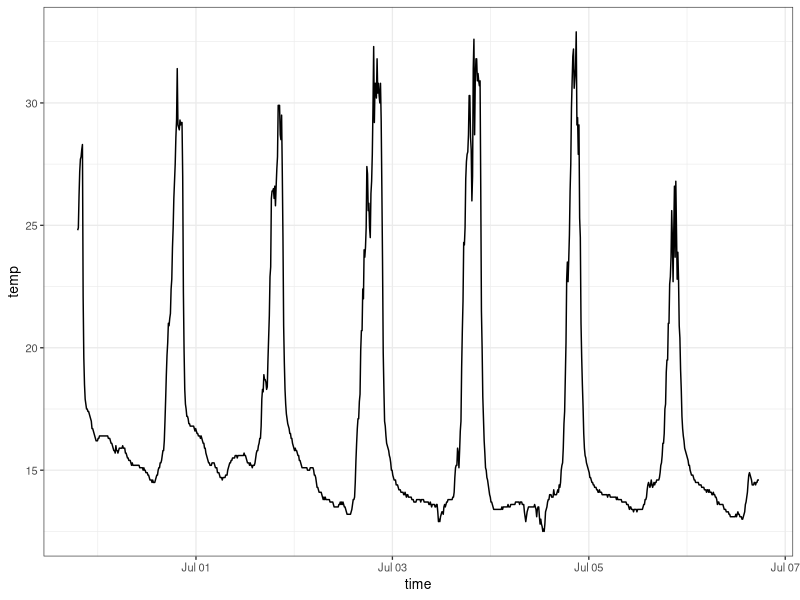
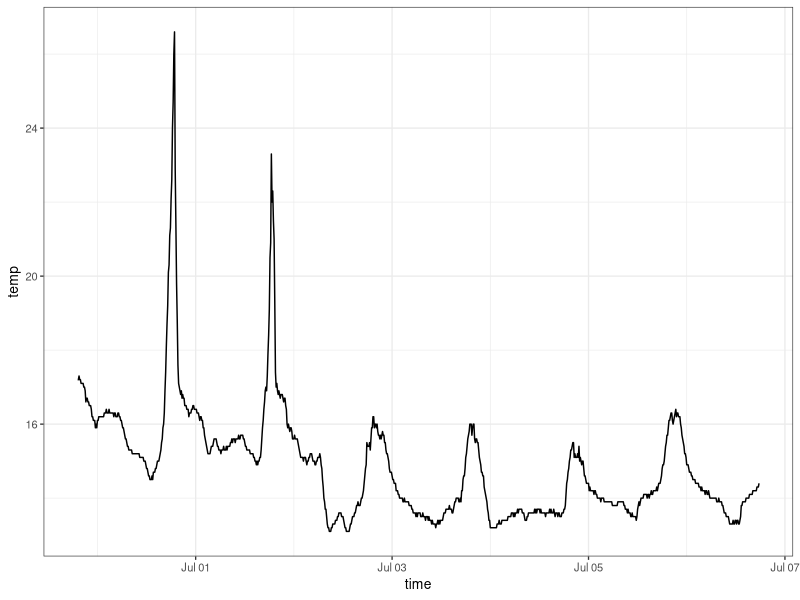
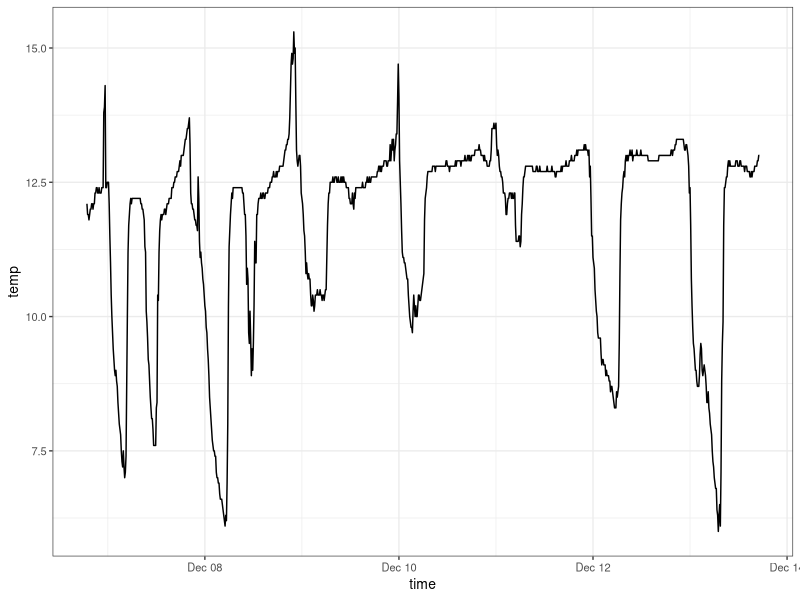
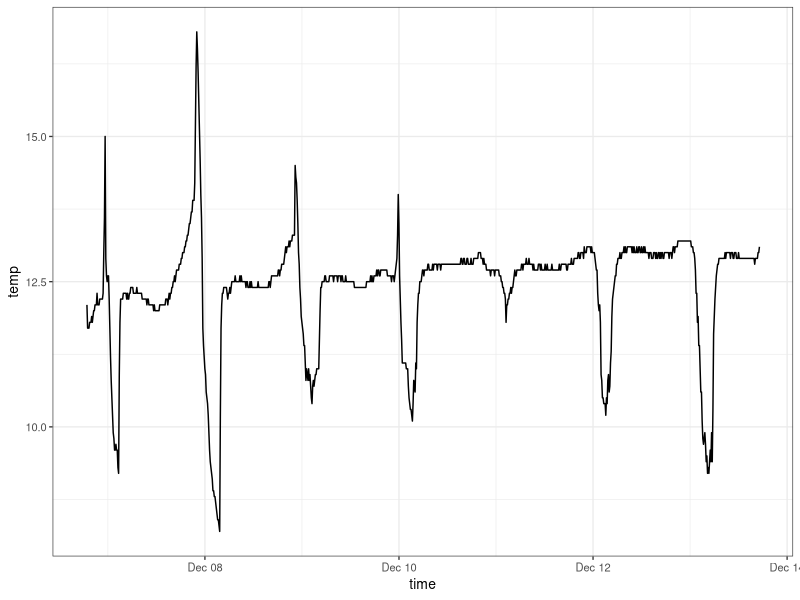
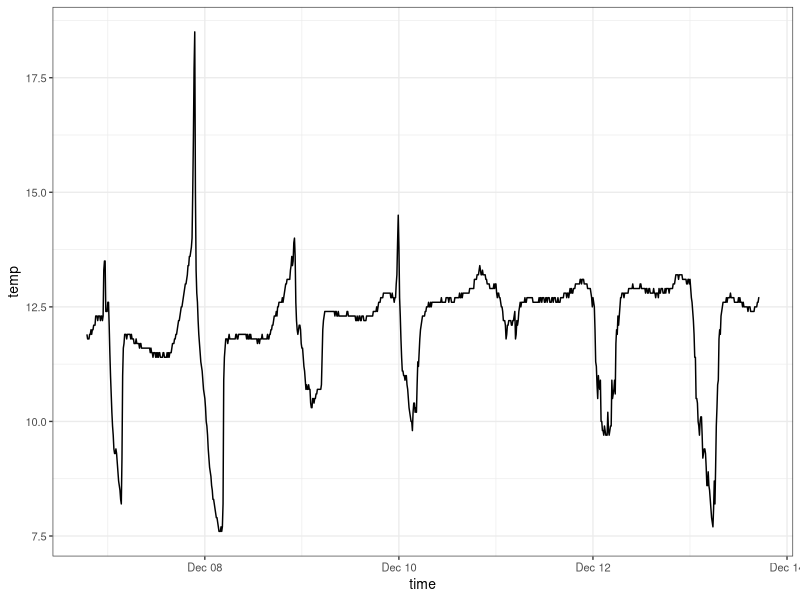
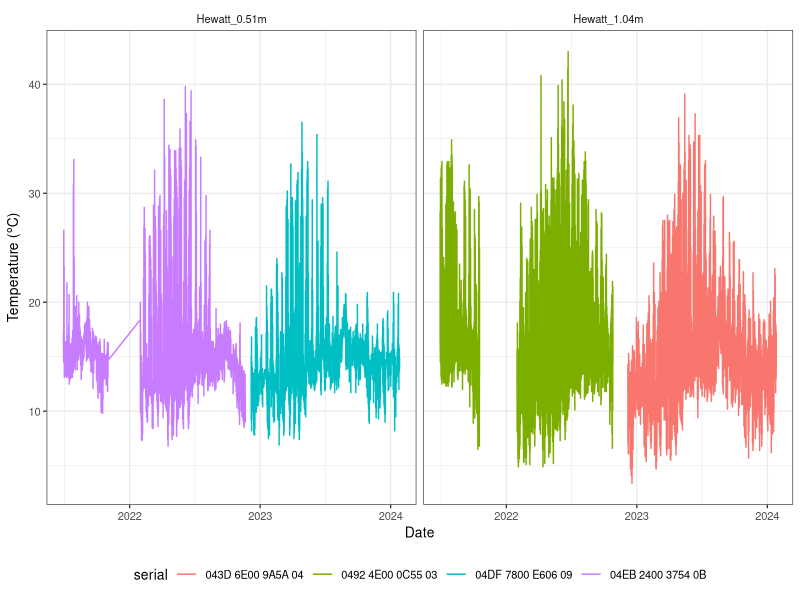
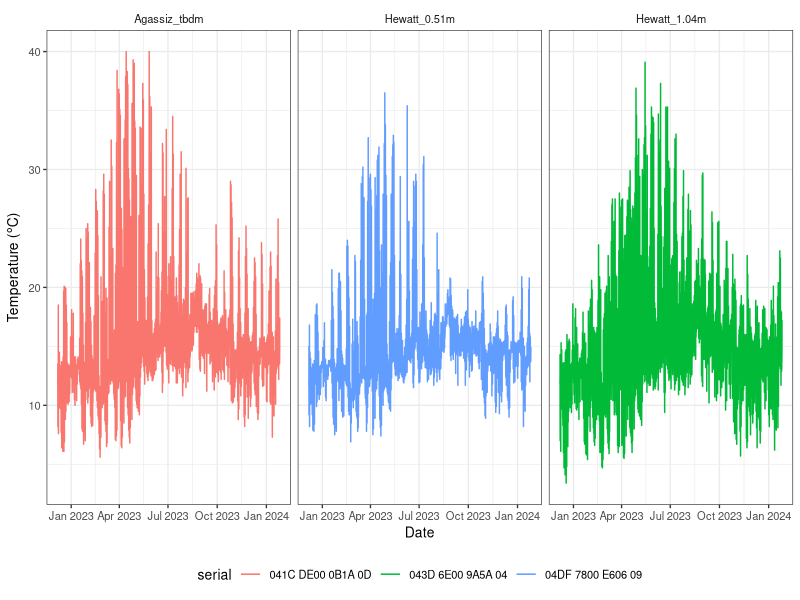
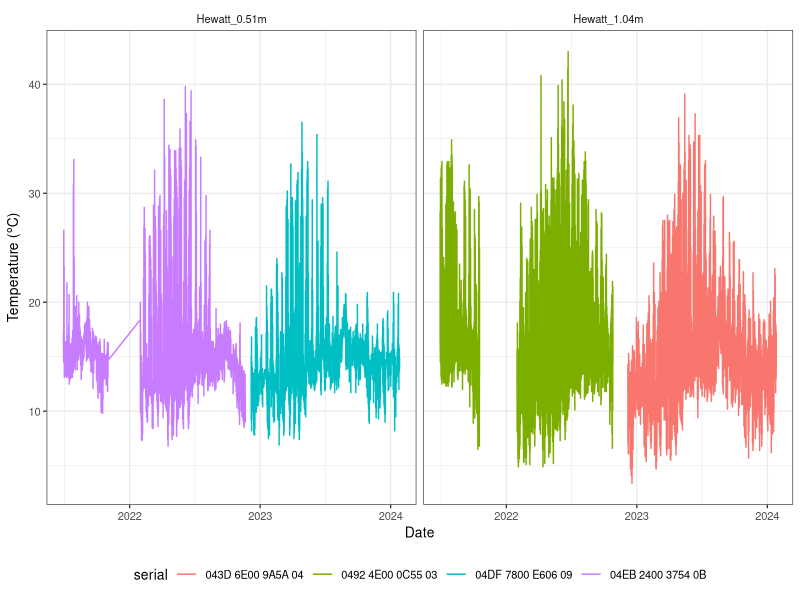

Write the R code that produced these figures, in order.
################################################################################
##' @title Compile raw Hewatt temperature data
##' @author Robin Elahi
##' @date 2023-04-28
##' @log 
##' 2024-03-03: added new file
################################################################################

#### PACKAGES, DATA ####
library(here)
library(tidyverse)
library(lubridate)

theme_set(theme_bw(base_size = 10) + 
            theme(#panel.grid = element_blank(), 
                  strip.background = element_blank()))

# Hewatt high zone - 2021 logger
d1 <- read_csv("data_output/envlogger_04924E000C5503.csv") %>% 
  mutate(site = "Hewatt", 
         elev_m = "1.04",
         name = paste(site, "_", elev_m, "m", sep = ""))
d1 %>% 
  head(n = 1000) %>% 
  ggplot(aes(time, temp)) + 
  geom_line()

# Hewatt mid zone - 2021 logger
d2 <- read_csv("data_output/envlogger_04EB240037540B.csv") %>% 
  mutate(site = "Hewatt", 
         elev_m = "0.51",
         name = paste(site, "_", elev_m, "m", sep = ""))
d2 %>% 
  head(n = 1000) %>% 
  ggplot(aes(time, temp)) + 
  geom_line()

# Hewatt high zone - 2022 logger
d3 <- read_csv("data_output/envlogger_043D6E009A5A04.csv") %>% 
  mutate(site = "Hewatt", 
         elev_m = "1.04",
         name = paste(site, "_", elev_m, "m", sep = ""))
d3 %>% 
  head(n = 1000) %>% 
  ggplot(aes(time, temp)) + 
  geom_line()

# Hewatt mid zone - 2022 logger
d4 <- read_csv("data_output/envlogger_04DF7800E60609.csv") %>% 
  mutate(site = "Hewatt", 
         elev_m = "0.51",
         name = paste(site, "_", elev_m, "m", sep = ""))
d4 %>% 
  head(n = 1000) %>% 
  ggplot(aes(time, temp)) + 
  geom_line()

# Agassiz beach - 2022 logger
d5 <- read_csv("data_output/envlogger_041CDE000B1A0D.csv") %>% 
  mutate(site = "Agassiz", 
         elev_m = "tbd",
         name = paste(site, "_", elev_m, "m", sep = ""))
d5 %>% 
  head(n = 1000) %>% 
  ggplot(aes(time, temp)) + 
  geom_line()

# Combine
d <- rbind(d1, d3, d2, d4, d5)

# Lubridate
d <- d %>% 
  mutate(date = date(time), 
         year = year(time), 
         month = month(time), 
         week = week(time), 
         jday = yday(time))

write.csv(d, "data_output/intertidal_hms_env_raw.csv")

#### Time-series plot of raw data ####

# Plot raw data - Hewatt
d %>% 
  filter(site != "Agassiz") %>% 
  ggplot(aes(time, temp, color = serial)) + 
  geom_line(alpha = 1) +
  ylab(expression(paste("Temperature (", degree, "C)"))) + 
  xlab("Date") +
  theme(legend.position = "bottom") +
  facet_wrap(~ name) 

ggsave(here("figs", "hewatt_env_raw.pdf"), 
       height = 3.5, width = 7)


# Plot raw data - 2nd set of loggers
d %>% 
  filter(date > "2022-12-01") %>% 
  ggplot(aes(time, temp, color = serial)) + 
  geom_line(alpha = 1) +
  ylab(expression(paste("Temperature (", degree, "C)"))) + 
  xlab("Date") +
  theme(legend.position = "bottom") +
  facet_wrap(~ name) 

ggsave(here("figs", "intertidal_hms_env_raw.pdf"), 
       height = 3.5, width = 7)

